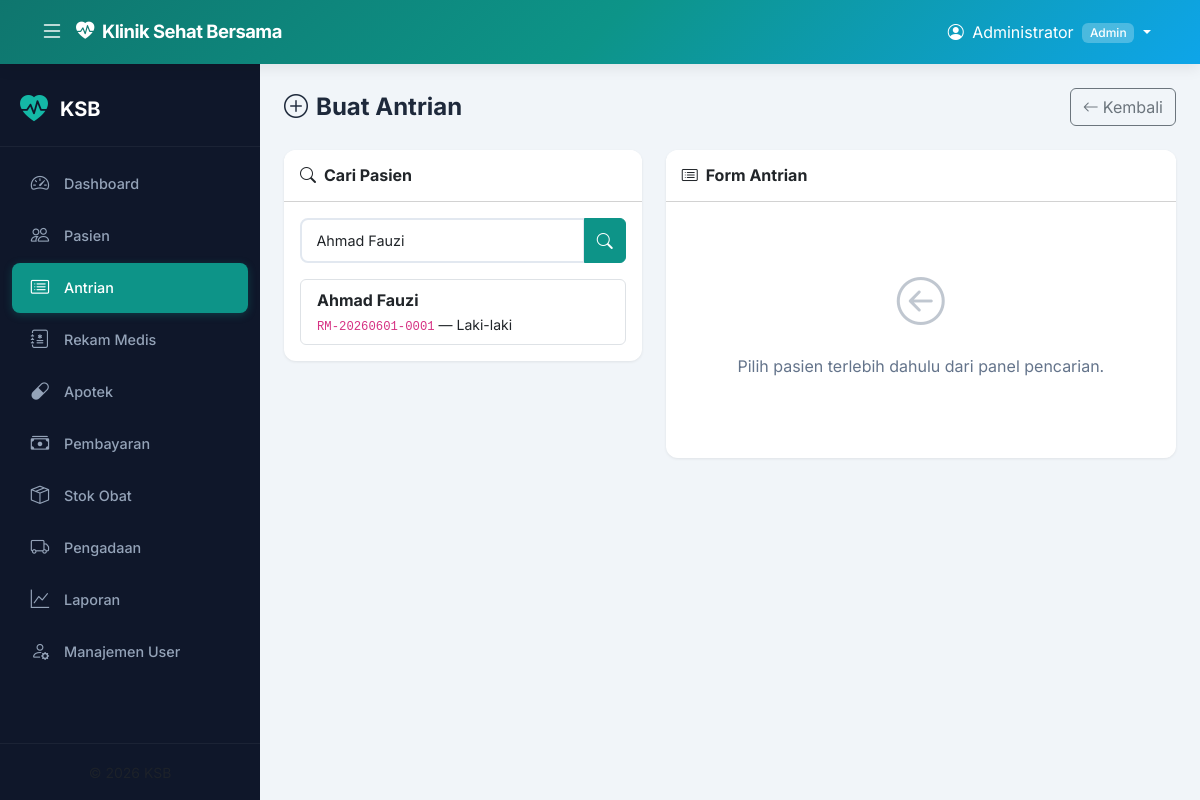
Page /modules/antrian/tambah.php?sp=Ahmad Fauzi (signed in) on the committed database.
### tables this page shows
CREATE TABLE IF NOT EXISTS pasien (
    id_pasien       INT AUTO_INCREMENT PRIMARY KEY,
    no_rekam_medis  VARCHAR(20)  NOT NULL UNIQUE,
    nama_lengkap    VARCHAR(100) NOT NULL,
    tanggal_lahir   DATE         NOT NULL,
    jenis_kelamin   ENUM('L','P') NOT NULL,
    alamat          TEXT,
    no_telepon      VARCHAR(20),
    email           VARCHAR(100),
    golongan_darah  VARCHAR(5),
    alergi          TEXT,
    created_at      DATETIME DEFAULT CURRENT_TIMESTAMP
);

### includes/functions.php (called while the page is built, shortened)
<?php
function e($s) { return htmlspecialchars($s ?? '', ENT_QUOTES, 'UTF-8'); }

### modules/antrian/tambah.php (the view, shortened to what this page needs)
<?php
require_once __DIR__ . '/../../includes/header.php';
$search_pasien = $_GET['sp'] ?? '';
$pasienList = [];
if ($search_pasien) {
    $stmt = $pdo->prepare("SELECT * FROM pasien WHERE nama_lengkap LIKE :s OR no_rekam_medis LIKE :s2 ORDER BY nama_lengkap LIMIT 20");
    $stmt->execute([':s' => "%$search_pasien%", ':s2' => "%$search_pasien%"]);
    $pasienList = $stmt->fetchAll();
}
?>
<div class="page-header">
    <h1><i class="bi bi-plus-circle me-2"></i>Buat Antrian</h1>
    <a href="index.php" class="btn btn-outline-secondary"><i class="bi bi-arrow-left me-1"></i>Kembali</a>
</div>
<div class="row g-4">
    <div class="col-lg-5">
        <div class="card">
            <div class="card-header bg-white py-3"><h6 class="mb-0 fw-bold"><i class="bi bi-search me-2"></i>Cari Pasien</h6></div>
            <div class="card-body">
                <form method="GET">
                    <div class="input-group">
                        <input type="text" name="sp" class="form-control" placeholder="Nama / No. RM..." value="<?= e($search_pasien) ?>">
                        <button class="btn btn-primary"><i class="bi bi-search"></i></button>
                    </div>
                </form>
                <?php if ($search_pasien): ?>
                <div class="mt-3">
                    <?php if (empty($pasienList)): ?>
                        <p class="text-muted">Pasien tidak ditemukan. <a href="<?= BASE_URL ?>/modules/pasien/tambah.php">Daftarkan pasien baru</a></p>
                    <?php else: ?>
                        <div class="list-group">
                        <?php foreach ($pasienList as $p): ?>
                            <a href="?sp=<?= urlencode($search_pasien) ?>&pid=<?= $p['id_pasien'] ?>" class="list-group-item list-group-item-action <?= ($_GET['pid']??'')==$p['id_pasien']?'active':'' ?>">
                                <strong><?= e($p['nama_lengkap']) ?></strong><br>
                                <small><code><?= e($p['no_rekam_medis']) ?></code> — <?= $p['jenis_kelamin'] === 'L' ? 'Laki-laki' : 'Perempuan' ?></small>
                            </a>
                        <?php endforeach; ?>
                        </div>
                    <?php endif; ?>
                </div>
                <?php endif; ?>
            </div>
        </div>
    </div>
    <div class="col-lg-7">
        <?php
        $pasien = null;
        ?>
        <div class="card">
            <div class="card-header bg-white py-3"><h6 class="mb-0 fw-bold"><i class="bi bi-card-list me-2"></i>Form Antrian</h6></div>
            <div class="card-body">
                <?php if (!$pasien): ?>
                    <div class="empty-state"><i class="bi bi-arrow-left-circle d-block"></i><p>Pilih pasien terlebih dahulu dari panel pencarian.</p></div>
                <?php endif; ?>
            </div>
        </div>
    </div>
</div>
<?php require_once __DIR__ . '/../../includes/footer.php'; ?>

### assets/css/style.css (style rules this page uses)
:root { --primary: #0d9488; --primary-dark: #0f766e; --primary-light: #14b8a6; --accent: #0ea5e9; --accent-dark: #0284c7; --sidebar-bg: #0f172a; --sidebar-hover: #1e293b; --sidebar-active: #0d9488; --navbar-bg: linear-gradient(135deg, #0f766e 0%, #0d9488 50%, #0ea5e9 100%); --body-bg: #f1f5f9; --card-bg: #ffffff; --text-primary: #1e293b; --text-secondary: #64748b; --border-color: #e2e8f0; --shadow-sm: 0 1px 3px rgba(0,0,0,0.08); --shadow-md: 0 4px 14px rgba(0,0,0,0.08); --shadow-lg: 0 10px 30px rgba(0,0,0,0.1); --radius: 12px; --radius-sm: 8px; --sidebar-width: 260px; --navbar-height: 64px; --transition: all 0.3s cubic-bezier(0.4, 0, 0.2, 1); }
* { margin: 0; padding: 0; box-sizing: border-box; }
body { font-family: 'Inter', -apple-system, BlinkMacSystemFont, sans-serif; background: var(--body-bg); color: var(--text-primary); overflow-x: hidden; }
.card { border: none; border-radius: var(--radius); box-shadow: var(--shadow-sm); transition: var(--transition); overflow: hidden; }
.btn-primary { background: var(--primary); border-color: var(--primary); }
.page-header { display: flex; justify-content: space-between; align-items: center; margin-bottom: 1.5rem; flex-wrap: wrap; gap: 1rem; }
.page-header h1 { font-size: 1.5rem; font-weight: 700; color: var(--text-primary); margin: 0; }
.fade-in { animation: fadeInUp 0.4s ease forwards; }
.form-control, .form-select { border-radius: var(--radius-sm); border: 2px solid var(--border-color); padding: 0.6rem 0.9rem; font-size: 0.9rem; transition: var(--transition); }
.empty-state { text-align: center; padding: 3rem; color: var(--text-secondary); }
.empty-state i { font-size: 3rem; margin-bottom: 1rem; opacity: 0.4; }

### rows in the picture
pasien: nama_lengkap "Ahmad Fauzi", no_rekam_medis "RM-20260601-0001", jenis_kelamin "Laki-laki"

### other values in the picture
$_SESSION['user_nama'] "Administrator"
$_SESSION['user_role'] "Admin"
$m['label'] "Pasien"
$m['label'] "Antrian"
$m['label'] "Rekam Medis"
$m['label'] "Apotek"
$m['label'] "Pembayaran"
$m['label'] "Stok Obat"
$m['label'] "Pengadaan"
$m['label'] "Laporan"
$m['label'] "Manajemen User"
